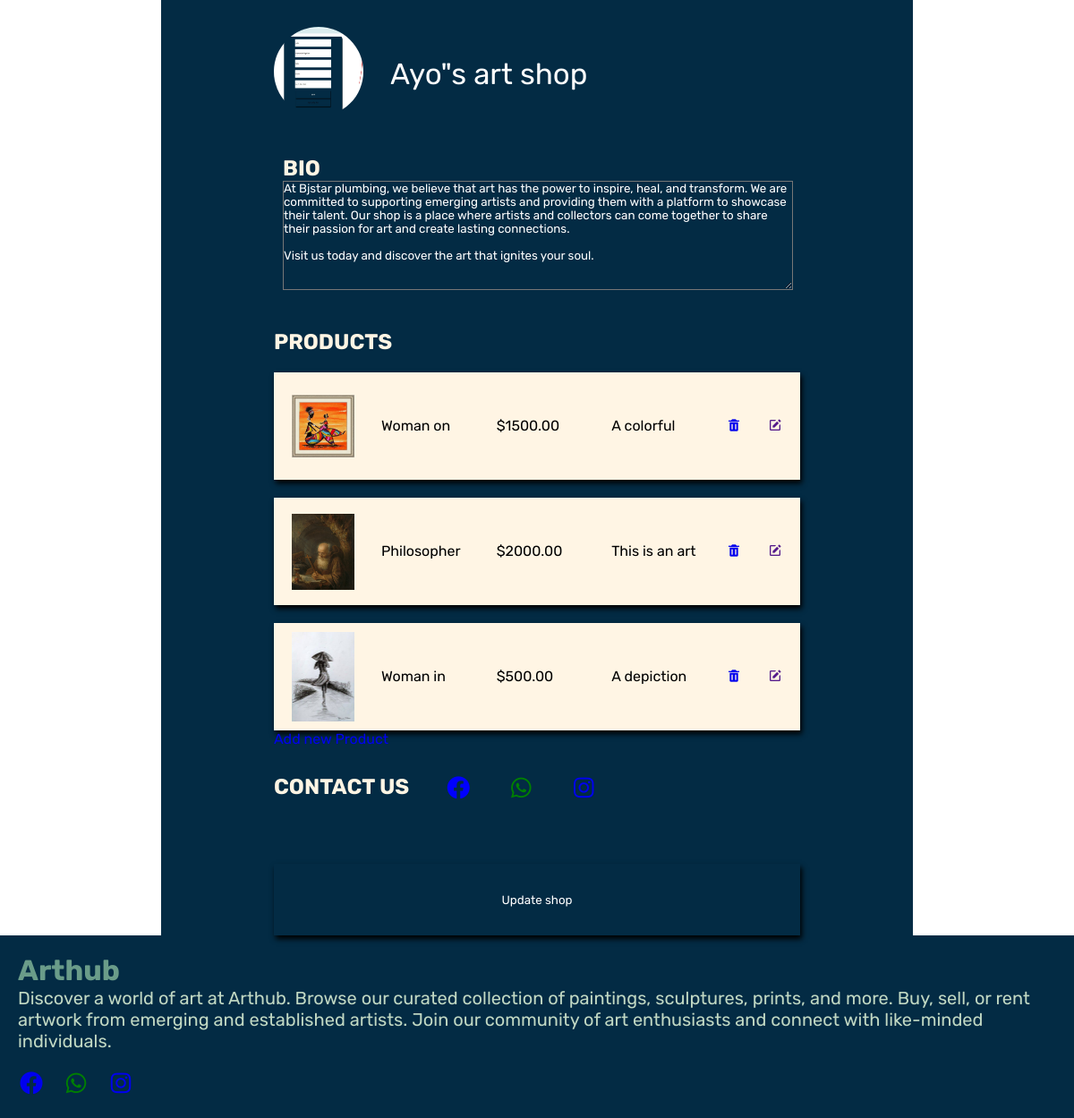
/shop/Ayo"s art shop (signed in), run on the app's committed database.
### appgallery/models.py (models this page shows, shortened)
class Shop(models.Model):
    uid = models.UUIDField(primary_key=True, default=uuid.uuid4, editable=False)
    shop_logo = models.ImageField(upload_to='logo', default='static\download (8).jpeg')
    name = models.CharField(max_length=255)
    owner = models.ForeignKey(User, on_delete=models.CASCADE)
    facebook_link=models.URLField(max_length=200)
    instagram_link=models.URLField(max_length=200)
    whatsapp_link=models.URLField(max_length=200)
    shop_bio= models.TextField()

class ArtItems(models.Model):
    uid = models.UUIDField(primary_key=True, default=uuid.uuid4, editable=False)
    name = models.CharField(max_length=255)
    description = models.TextField()
    price = models.DecimalField(max_digits=10, decimal_places=2)
    owner = models.ForeignKey(Shop, on_delete=models.CASCADE)
    category = models.ForeignKey(Category, on_delete=models.CASCADE)
    image = models.ImageField(upload_to='art_images')
    created_at = models.DateTimeField(auto_now_add=True)
    updated_at = models.DateTimeField(auto_now=True)

### appgallery/views.py (the view)
# urls.py: path('shop/<name>', views.shop, name='shop'),
def shop(request, name):
    if request.user.is_authenticated:
     try:
      shops = Shop.objects.get(name=name)
      artitems = ArtItems.objects.filter(owner= shops)
      if shops.owner != request.user:
         return redirect ('createshop')
      else:
       return render(request,'shop.html', context={'shops': shops, 'artitems':artitems})
     except shops.DoesNotExist():
         return redirect ('profile')
    else:
        return redirect('/')

### templates/shop.html (shortened to what this page needs)
{% extends 'base.html' %}
{% load static %}
  {% if shops %}
    {% block head %}
    <link rel="stylesheet" href="{% static 'css/shop.css' %}">
    {% endblock %}
    {% block body %}
    <div class="container">
      <form action="" method="post" enctype="multipart/form-data">
        <section>
            <div class="flex">
                <div class="image" style="display: flex; flex-direction: column;">
                    <label for="ima">
                        <img src="{{shops.shop_logo.url}}" alt="" class="logo">
                    </label>
                 </div>
               <input type="text" value="{{shops.name}}" name="shopna">
            </div>
            <div class="flexer">
                <h1>bio</h1>
                <textarea name="shopdescr">{{shops.shop_bio}}</textarea>
            </div>
        </section>
         <section>
            <h1>products</h1>
            {% for art in artitems %}
            <div class="product">
                    <img src="{{art.image.url}}" alt="">
                    <p>{{art.name}}</p>
                    <p>${{art.price}}</p>
                    <p>{{art.description}}</p>
                   <a href="/deleteproduct/{{art.pk}}"><i class='bx bxs-trash'></i></a>
                   <a href=""><i class='bx bxs-edit'></i></a>
            </div>
            {% endfor %}
            <a href="{% url 'createproduct' %}" style="height: 60px; background: transparent; width: 100%;">Add new Product</a>
         </section>
        <section class="social">
            <h1>contact us</h1>
            <p><a href="{{shops.facebook_link}}"><i class='bx bxl-facebook-circle' style=" color: blue;"></i></a></p>
            <p><a href="{{shops.whatsapp_link}}"><i class='bx bxl-whatsapp' style='color: green;'></i></a></p>
            <p><a href="{{shops.instagram_link}}"><i class='bx bxl-instagram'></i></a></p>
        </section>
        <button formaction="{% url 'update_shop' %}">Update shop</button>
    </form>
    </div>
    {% endblock %}
    {% endif %}

### static/css/base.css (style rules this page uses)
* { padding: 0; margin: 0; font-family: "Rubik", sans-serif; list-style: none; text-decoration: none; }

### static/css/shop.css (style rules this page uses)
:root { --primary: #FFF5E4; --secondary: #CD5C08; --tertiary1: #C1D8C3; --tertiary2: #6A9C89; --random: #000; }
.container { display: flex; flex-direction: column; width: 70%; min-height: 60vh; background: #032B44; margin-left: 15%; }
input { background: transparent; border: 0; font-size: 33px; color: white; }
textarea { width: 100%; min-height: 120px; resize: vertical; background: transparent; color: white; }
.container .logo { width: 100px; height: 100px; border-radius: 50%; }
.flex { display: flex; align-items: center; gap: 30px; }
section, .flexer { min-height: 10vh; margin-top: 30px; }
section h1 { color: var(--primary); text-transform: uppercase; }
.flexer { padding: 10px; }
.product { height: 10vh; display: flex ; background: var(--primary); box-shadow: 2px 4px 6px black; padding: 20px; margin-top: 20px; align-items: center; gap: 30px; }
button { width: 100%; border: 0; text-align: center; height: 10vh; margin-top: 20px; box-shadow: 2px 4px 6px black; background: #032B44; color: white; cursor: pointer; }
.product p { width: 300px; text-overflow: ellipsis; height: 20px; overflow: hidden; }
.container .product img { width: 70px; }
.social { display: flex; gap: 40px; }
.social i { font-size: 30px; }

### data on the page
Shop: shop_logo (picture), shopna "Ayo\"s art shop", shopdescr "At Bjstar plumbing, we believe that art has the power to inspire, heal, and transform. We are committed to supporting emerging artists and providing them with a platform to showcase their talent. Our shop is a place where artists and collectors can come together to share their passion for art and create lasting connections. Visit us today and discover the art that ignites your soul."
ArtItems: image (picture), name "Woman on…", price "1500.00", description "A colorful…"
ArtItems: image (picture), name "Philosopher…", price "2000.00", description "This is an art…"
ArtItems: image (picture), name "Woman in…", price "500.00", description "A depiction…"
